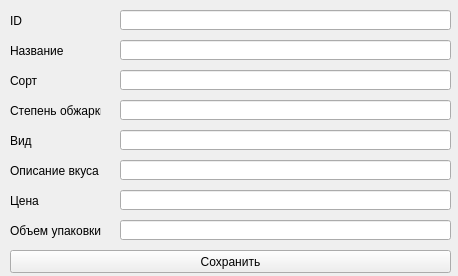
<?xml version="1.0" encoding="UTF-8"?>
<ui version="4.0">
 <class>MainWindow</class>
 <widget class="QMainWindow" name="MainWindow">
  <property name="geometry">
   <rect>
    <x>0</x>
    <y>0</y>
    <width>458</width>
    <height>276</height>
   </rect>
  </property>
  <property name="windowTitle">
   <string>Добавить/Изменить кофе</string>
  </property>
  <widget class="QWidget" name="centralwidget">
   <widget class="QLineEdit" name="lineEdit_1">
    <property name="geometry">
     <rect>
      <x>120</x>
      <y>10</y>
      <width>331</width>
      <height>20</height>
     </rect>
    </property>
   </widget>
   <widget class="QLineEdit" name="lineEdit_2">
    <property name="geometry">
     <rect>
      <x>120</x>
      <y>40</y>
      <width>331</width>
      <height>20</height>
     </rect>
    </property>
   </widget>
   <widget class="QLineEdit" name="lineEdit_3">
    <property name="geometry">
     <rect>
      <x>120</x>
      <y>70</y>
      <width>331</width>
      <height>20</height>
     </rect>
    </property>
   </widget>
   <widget class="QLineEdit" name="lineEdit_4">
    <property name="geometry">
     <rect>
      <x>120</x>
      <y>100</y>
      <width>331</width>
      <height>20</height>
     </rect>
    </property>
   </widget>
   <widget class="QLineEdit" name="lineEdit_5">
    <property name="geometry">
     <rect>
      <x>120</x>
      <y>130</y>
      <width>331</width>
      <height>20</height>
     </rect>
    </property>
   </widget>
   <widget class="QLineEdit" name="lineEdit_6">
    <property name="geometry">
     <rect>
      <x>120</x>
      <y>160</y>
      <width>331</width>
      <height>20</height>
     </rect>
    </property>
   </widget>
   <widget class="QLineEdit" name="lineEdit_7">
    <property name="geometry">
     <rect>
      <x>120</x>
      <y>190</y>
      <width>331</width>
      <height>20</height>
     </rect>
    </property>
   </widget>
   <widget class="QLineEdit" name="lineEdit_8">
    <property name="geometry">
     <rect>
      <x>120</x>
      <y>220</y>
      <width>331</width>
      <height>20</height>
     </rect>
    </property>
   </widget>
   <widget class="QLabel" name="label">
    <property name="geometry">
     <rect>
      <x>10</x>
      <y>10</y>
      <width>91</width>
      <height>21</height>
     </rect>
    </property>
    <property name="text">
     <string>ID</string>
    </property>
   </widget>
   <widget class="QLabel" name="label_2">
    <property name="geometry">
     <rect>
      <x>10</x>
      <y>40</y>
      <width>91</width>
      <height>21</height>
     </rect>
    </property>
    <property name="text">
     <string>Название</string>
    </property>
   </widget>
   <widget class="QLabel" name="label_3">
    <property name="geometry">
     <rect>
      <x>10</x>
      <y>70</y>
      <width>91</width>
      <height>21</height>
     </rect>
    </property>
    <property name="text">
     <string>Сорт</string>
    </property>
   </widget>
   <widget class="QLabel" name="label_4">
    <property name="geometry">
     <rect>
      <x>10</x>
      <y>100</y>
      <width>91</width>
      <height>21</height>
     </rect>
    </property>
    <property name="text">
     <string>Степень обжарки</string>
    </property>
   </widget>
   <widget class="QLabel" name="label_5">
    <property name="geometry">
     <rect>
      <x>10</x>
      <y>130</y>
      <width>91</width>
      <height>21</height>
     </rect>
    </property>
    <property name="text">
     <string>Вид</string>
    </property>
   </widget>
   <widget class="QLabel" name="label_6">
    <property name="geometry">
     <rect>
      <x>10</x>
      <y>160</y>
      <width>91</width>
      <height>21</height>
     </rect>
    </property>
    <property name="text">
     <string>Описание вкуса</string>
    </property>
   </widget>
   <widget class="QLabel" name="label_7">
    <property name="geometry">
     <rect>
      <x>10</x>
      <y>190</y>
      <width>91</width>
      <height>21</height>
     </rect>
    </property>
    <property name="text">
     <string>Цена</string>
    </property>
   </widget>
   <widget class="QLabel" name="label_8">
    <property name="geometry">
     <rect>
      <x>10</x>
      <y>220</y>
      <width>91</width>
      <height>21</height>
     </rect>
    </property>
    <property name="text">
     <string>Объем упаковки</string>
    </property>
   </widget>
   <widget class="QPushButton" name="save_btn">
    <property name="geometry">
     <rect>
      <x>10</x>
      <y>250</y>
      <width>441</width>
      <height>23</height>
     </rect>
    </property>
    <property name="text">
     <string>Сохранить</string>
    </property>
   </widget>
  </widget>
 </widget>
 <resources/>
 <connections/>
</ui>
